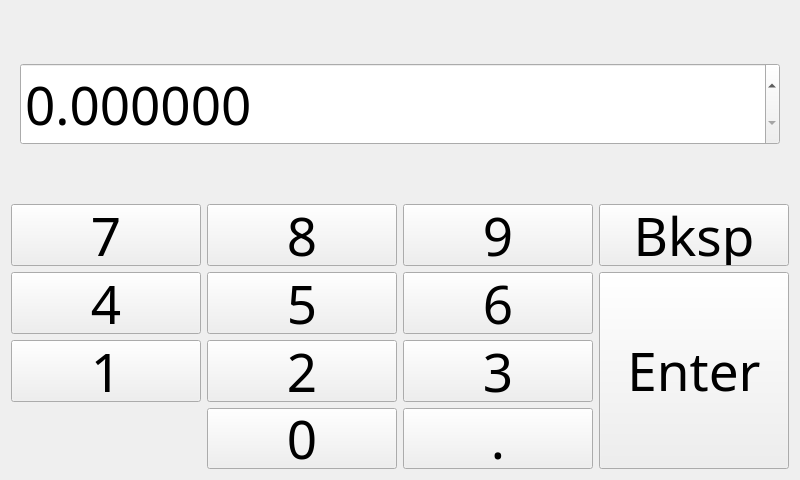
<?xml version="1.0" encoding="UTF-8"?>
<ui version="4.0">
 <class>Dialog</class>
 <widget class="QDialog" name="Dialog">
  <property name="geometry">
   <rect>
    <x>0</x>
    <y>0</y>
    <width>800</width>
    <height>480</height>
   </rect>
  </property>
  <property name="minimumSize">
   <size>
    <width>800</width>
    <height>480</height>
   </size>
  </property>
  <property name="maximumSize">
   <size>
    <width>800</width>
    <height>480</height>
   </size>
  </property>
  <property name="font">
   <font>
    <family>IPAexゴシック</family>
    <pointsize>40</pointsize>
   </font>
  </property>
  <property name="windowTitle">
   <string>Dialog</string>
  </property>
  <layout class="QVBoxLayout" name="verticalLayout">
   <item>
    <widget class="QStackedWidget" name="stackedWidget">
     <property name="currentIndex">
      <number>1</number>
     </property>
     <widget class="QWidget" name="page">
      <layout class="QGridLayout" name="gridLayout">
       <item row="1" column="0">
        <widget class="QSpinBox" name="spinBox"/>
       </item>
       <item row="0" column="0">
        <layout class="QHBoxLayout" name="horizontalLayout">
         <item>
          <widget class="QLabel" name="title">
           <property name="text">
            <string>Title</string>
           </property>
           <property name="alignment">
            <set>Qt::AlignLeading|Qt::AlignLeft|Qt::AlignVCenter</set>
           </property>
          </widget>
         </item>
         <item>
          <widget class="QPushButton" name="btnc">
           <property name="sizePolicy">
            <sizepolicy hsizetype="Maximum" vsizetype="Fixed">
             <horstretch>0</horstretch>
             <verstretch>0</verstretch>
            </sizepolicy>
           </property>
           <property name="text">
            <string>X</string>
           </property>
          </widget>
         </item>
        </layout>
       </item>
      </layout>
     </widget>
     <widget class="QWidget" name="page_2">
      <layout class="QGridLayout" name="gridLayout_2">
       <item row="0" column="0">
        <widget class="QDoubleSpinBox" name="doubleSpinBox">
         <property name="decimals">
          <number>6</number>
         </property>
        </widget>
       </item>
      </layout>
     </widget>
    </widget>
   </item>
   <item>
    <layout class="QGridLayout" name="gridLayout_3">
     <item row="1" column="0">
      <widget class="QPushButton" name="btn4">
       <property name="text">
        <string>4</string>
       </property>
      </widget>
     </item>
     <item row="1" column="1">
      <widget class="QPushButton" name="btn5">
       <property name="text">
        <string>5</string>
       </property>
      </widget>
     </item>
     <item row="2" column="1">
      <widget class="QPushButton" name="btn2">
       <property name="text">
        <string>2</string>
       </property>
      </widget>
     </item>
     <item row="1" column="2">
      <widget class="QPushButton" name="btn6">
       <property name="text">
        <string>6</string>
       </property>
      </widget>
     </item>
     <item row="2" column="0">
      <widget class="QPushButton" name="btn1">
       <property name="text">
        <string>1</string>
       </property>
      </widget>
     </item>
     <item row="3" column="1">
      <widget class="QPushButton" name="btn0">
       <property name="text">
        <string>0</string>
       </property>
      </widget>
     </item>
     <item row="0" column="0">
      <widget class="QPushButton" name="btn7">
       <property name="text">
        <string>7</string>
       </property>
      </widget>
     </item>
     <item row="2" column="2">
      <widget class="QPushButton" name="btn3">
       <property name="text">
        <string>3</string>
       </property>
      </widget>
     </item>
     <item row="0" column="2">
      <widget class="QPushButton" name="btn9">
       <property name="text">
        <string>9</string>
       </property>
      </widget>
     </item>
     <item row="0" column="1">
      <widget class="QPushButton" name="btn8">
       <property name="text">
        <string>8</string>
       </property>
      </widget>
     </item>
     <item row="3" column="2">
      <widget class="QPushButton" name="btnp">
       <property name="text">
        <string>.</string>
       </property>
      </widget>
     </item>
     <item row="0" column="3">
      <widget class="QPushButton" name="btnb">
       <property name="sizePolicy">
        <sizepolicy hsizetype="Minimum" vsizetype="Maximum">
         <horstretch>0</horstretch>
         <verstretch>0</verstretch>
        </sizepolicy>
       </property>
       <property name="text">
        <string>Bksp</string>
       </property>
      </widget>
     </item>
     <item row="1" column="3" rowspan="3">
      <widget class="QPushButton" name="btne">
       <property name="sizePolicy">
        <sizepolicy hsizetype="Minimum" vsizetype="Minimum">
         <horstretch>0</horstretch>
         <verstretch>0</verstretch>
        </sizepolicy>
       </property>
       <property name="text">
        <string>Enter</string>
       </property>
      </widget>
     </item>
    </layout>
   </item>
  </layout>
 </widget>
 <resources/>
 <connections/>
</ui>
